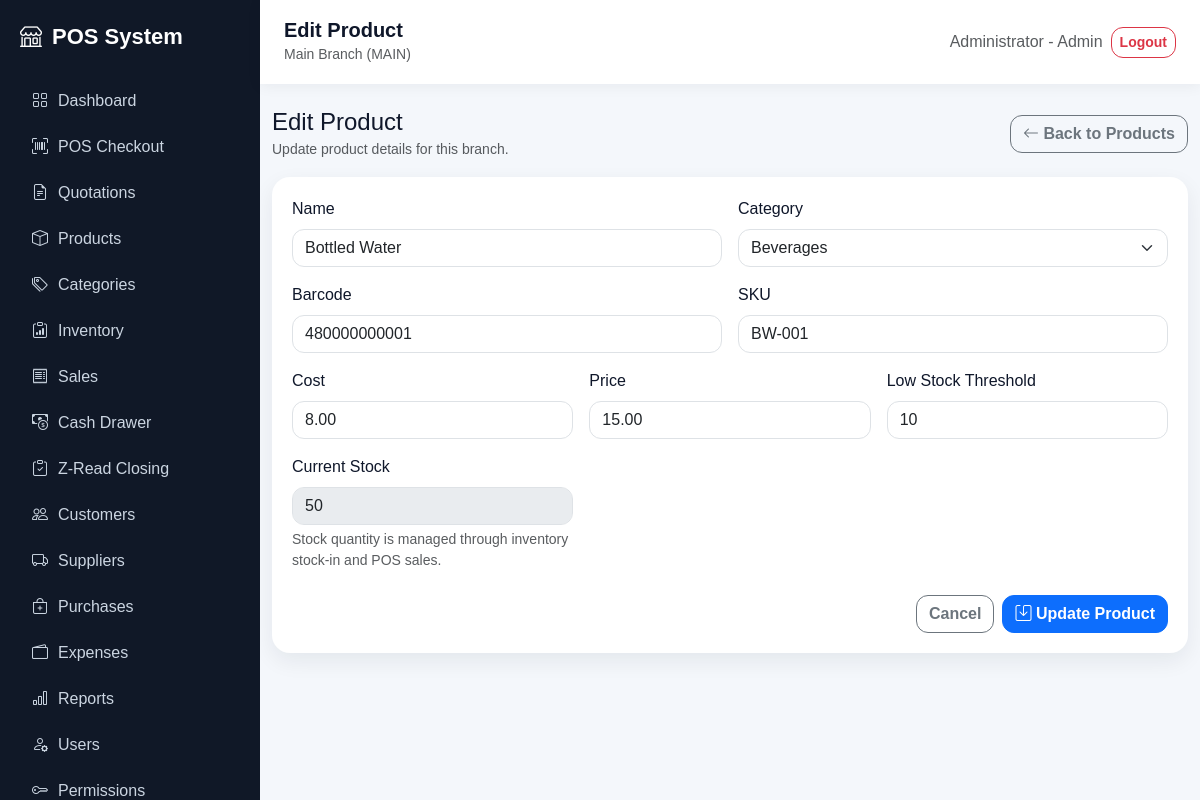
The page /products/edit.php?id=1 (signed in) on the database its author committed.
### tables this page shows
CREATE TABLE products (
  id INT AUTO_INCREMENT PRIMARY KEY,
  branch_id INT NOT NULL,
  category_id INT NULL,
  name VARCHAR(160) NOT NULL,
  barcode VARCHAR(100) NULL,
  sku VARCHAR(100) NULL,
  cost DECIMAL(12,2) DEFAULT 0,
  price DECIMAL(12,2) NOT NULL DEFAULT 0,
  stock_qty INT NOT NULL DEFAULT 0,
  low_stock_threshold INT NOT NULL DEFAULT 5,
  created_at TIMESTAMP DEFAULT CURRENT_TIMESTAMP,
  UNIQUE KEY unique_branch_barcode (branch_id, barcode),
  FOREIGN KEY (branch_id) REFERENCES branches(id) ON DELETE CASCADE,
  FOREIGN KEY (category_id) REFERENCES categories(id) ON DELETE SET NULL
);

CREATE TABLE categories (
  id INT AUTO_INCREMENT PRIMARY KEY,
  branch_id INT NOT NULL,
  name VARCHAR(120) NOT NULL,
  created_at TIMESTAMP DEFAULT CURRENT_TIMESTAMP,
  FOREIGN KEY (branch_id) REFERENCES branches(id) ON DELETE CASCADE
);

### config/app.php (called while the page is built, shortened)
<?php
function app_url(string $path = ''): string
{
    return BASE_URL . ltrim($path, '/');
}

### products/edit.php (the view, shortened to what this page needs)
<?php
require_once __DIR__ . '/../config/database.php';
$branchId = current_branch_id();
$id = (int)($_GET['id'] ?? $_POST['id'] ?? 0);
$stmt = $pdo->prepare('SELECT * FROM products WHERE branch_id = ? AND id = ? LIMIT 1');
$stmt->execute([$branchId, $id]);
$product = $stmt->fetch();
    ?>
    <?php
$form = [
    'id' => (int)$product['id'],
    'name' => (string)$product['name'],
    'barcode' => (string)($product['barcode'] ?? ''),
    'sku' => (string)($product['sku'] ?? ''),
    'category_id' => (string)($product['category_id'] ?? ''),
    'cost' => (string)$product['cost'],
    'price' => (string)$product['price'],
    'stock_qty' => (string)$product['stock_qty'],
    'low_stock_threshold' => (string)$product['low_stock_threshold'],
];
$categories = $pdo->prepare('SELECT id, name FROM categories WHERE branch_id = ? ORDER BY name');
$categories->execute([$branchId]);
$categories = $categories->fetchAll();
include __DIR__ . '/../includes/header.php';
?>
<div class="d-flex flex-column flex-md-row justify-content-between align-items-md-center gap-3 mb-3">
    <div>
        <h4 class="mb-0">Edit Product</h4>
        <small class="text-muted">Update product details for this branch.</small>
    </div>
    <a class="btn btn-outline-secondary" href="<?= app_url('products/index.php') ?>">
        <i class="bi bi-arrow-left"></i> Back to Products
    </a>
</div>
<form method="post" action="<?= app_url('products/edit.php?id=' . (int)$form['id']) ?>" class="table-card">
    <div class="row g-3">
        <div class="col-md-6">
            <label class="form-label">Name</label>
            <input class="form-control" name="name" value="<?= htmlspecialchars($form['name']) ?>" required maxlength="160">
        </div>
        <div class="col-md-6">
            <label class="form-label">Category</label>
            <select class="form-select" name="category_id">
                <?php foreach ($categories as $category): ?>
                    <option value="<?= (int)$category['id'] ?>" <?= (string)$category['id'] === $form['category_id'] ? 'selected' : '' ?>>
                        <?= htmlspecialchars($category['name']) ?>
                    </option>
                <?php endforeach; ?>
            </select>
        </div>
        <div class="col-md-6">
            <label class="form-label">Barcode</label>
            <input class="form-control" name="barcode" value="<?= htmlspecialchars($form['barcode']) ?>" maxlength="100">
        </div>
        <div class="col-md-6">
            <label class="form-label">SKU</label>
            <input class="form-control" name="sku" value="<?= htmlspecialchars($form['sku']) ?>" maxlength="100">
        </div>
        <div class="col-md-4">
            <label class="form-label">Cost</label>
            <input class="form-control" type="number" step="0.01" min="0" name="cost" value="<?= htmlspecialchars($form['cost']) ?>" required>
        </div>
        <div class="col-md-4">
            <label class="form-label">Price</label>
            <input class="form-control" type="number" step="0.01" min="0" name="price" value="<?= htmlspecialchars($form['price']) ?>" required>
        </div>
        <div class="col-md-4">
            <label class="form-label">Low Stock Threshold</label>
            <input class="form-control" type="number" min="0" name="low_stock_threshold" value="<?= htmlspecialchars($form['low_stock_threshold']) ?>" required>
        </div>
        <div class="col-md-4">
            <label class="form-label">Current Stock</label>
            <input class="form-control" value="<?= (int)$form['stock_qty'] ?>" disabled>
            <div class="form-text">Stock quantity is managed through inventory stock-in and POS sales.</div>
        </div>
    </div>
    <div class="d-flex justify-content-end gap-2 mt-4">
        <a class="btn btn-outline-secondary" href="<?= app_url('products/index.php') ?>">Cancel</a>
        <button class="btn btn-primary">
            <i class="bi bi-save"></i> Update Product
        </button>
    </div>
</form>
<?php include __DIR__ . '/../includes/footer.php'; ?>

### assets/css/app.css (style rules this page uses)
:root { --sidebar:#101827; --primary:#2563eb; --bg:#f4f7fb; }
body { background: var(--bg); font-family: Arial, sans-serif; }
.table-card { background:#fff; border-radius:18px; padding:20px; box-shadow:0 8px 22px rgba(15,23,42,.07); }
* { box-sizing: border-box; }
html { scroll-behavior: smooth; }
body { color: #0f172a; }
.card, .table-card, .soft-card, .stat-card { transition: transform .18s ease, box-shadow .18s ease; }
.form-control, .form-select, .btn { border-radius: 12px; }
.btn { font-weight: 600; }

### rows shown on the page
products: name "Bottled Water", category_id "Beverages", barcode "480000000001", sku "BW-001", cost "8.00", price "15.00", low_stock_threshold "10", stock_qty "50"

### other values the page prints
$link['label'] "Dashboard"
$link['label'] "POS Checkout"
$link['label'] "Quotations"
$link['label'] "Products"
$link['label'] "Categories"
$link['label'] "Inventory"
$link['label'] "Sales"
$link['label'] "Cash Drawer"
$link['label'] "Z-Read Closing"
$link['label'] "Customers"
$link['label'] "Suppliers"
$link['label'] "Purchases"
$link['label'] "Expenses"
$link['label'] "Reports"
$link['label'] "Users"
